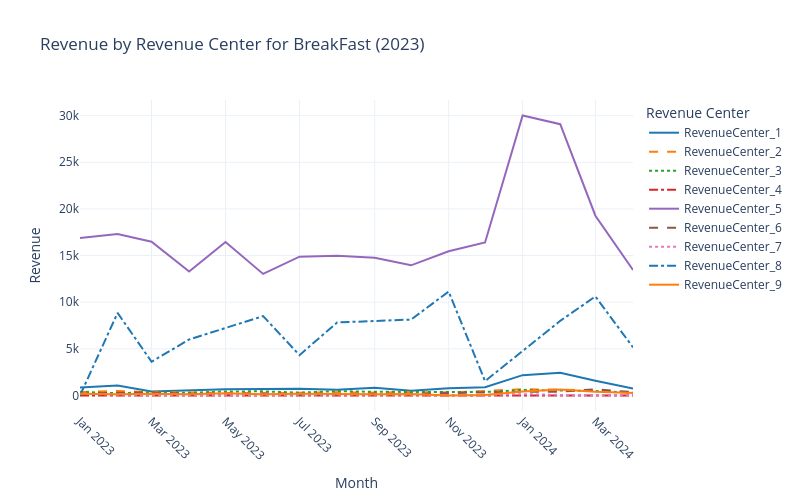
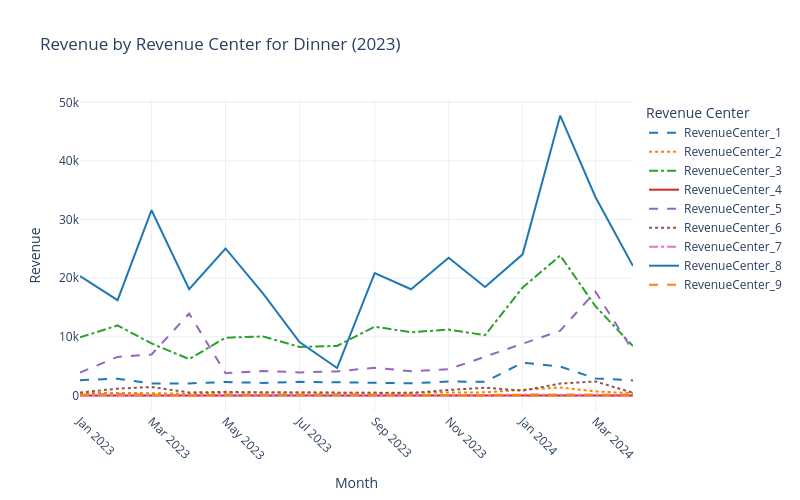
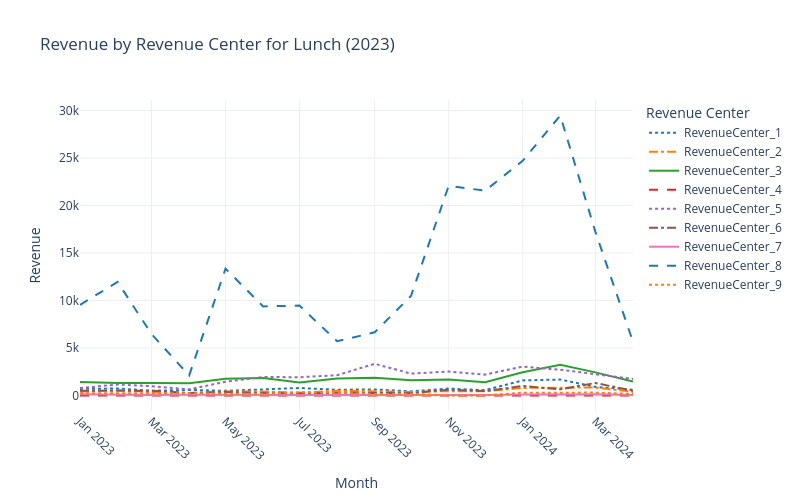

Here is the notebook cell these charts were saved with, in order:
### Code cell
import pandas as pd
import plotly.express as px
from itertools import cycle

# Define column names
column_names = ['Date', 'MealPeriod', 'RevenueCenter', 'Revenue']

# Read the CSV with 'Date' as index and parse dates
data = pd.read_csv("C:/Users/Raveesha/Downloads/transaction_summary.csv", header=None, names=column_names, parse_dates=['Date'], index_col=['Date'])

# Reset index to move 'Date' back into a column
data = data.reset_index()

# Create the 'Month' column as a string (convert Period to string)
data['Month'] = data['Date'].dt.to_period('M').astype(str)

# Group by Month, MealPeriod, and RevenueCenter
month_avg = data.groupby(['Month', 'MealPeriod', 'RevenueCenter'])['Revenue'].mean().reset_index()

# Round the 'Revenue' column to one decimal place
month_avg['Revenue'] = month_avg['Revenue'].round(1)

# Get unique meal periods
meal_periods = month_avg['MealPeriod'].unique()

# Define a color cycle and line style cycle for revenue centers
colors = cycle(['#1f77b4', '#ff7f0e', '#2ca02c', '#d62728', '#9467bd', '#8c564b', '#e377c2'])
color_map = {center: next(colors) for center in month_avg['RevenueCenter'].unique()}
line_styles = cycle(['solid', 'dash', 'dot', 'dashdot'])

# Create a separate plot for each meal period
for meal in meal_periods:
    # Filter data for the current meal period
    df_meal = month_avg[month_avg['MealPeriod'] == meal]
    
    # Create line plot
    fig = px.line(
        df_meal,
        x='Month',
        y='Revenue',
        color='RevenueCenter',
        color_discrete_map=color_map,
        title=f'Revenue by Revenue Center for {meal} (2023)'
    )
    
    # Update line styles to alternate (e.g., solid, dashed)
    for trace, style in zip(fig.data, line_styles):
        trace.line.dash = style
    
    # Update layout to match the style of the original plot
    fig.update_layout(
        xaxis_title='Month',
        yaxis_title='Revenue',
        legend_title='Revenue Center',
        width=800,
        height=500,
        template='plotly_white',
    )
    
    # Rotate x-axis labels for better readability
    fig.update_xaxes(tickangle=45)
    
    # Show the plot
    fig.show()

### Figure 1 — Plotly figure (JSON) as saved in the notebook; plotly's stock layout.template omitted (floating-point values rounded to 4 significant figures)
{"data": [{"hovertemplate": "RevenueCenter=RevenueCenter_1<br>Month=%{x}<br>Revenue=%{y}<extra></extra>", "legendgroup": "RevenueCenter_1", "line": {"color": "#1f77b4", "dash": "solid"}, "marker": {"symbol": "circle"}, "mode": "lines", "name": "RevenueCenter_1", "orientation": "v", "showlegend": true, "type": "scatter", "x": ["2023-01", "2023-02", "2023-03", "2023-04", "2023-05", "2023-06", "2023-07", "2023-08", "2023-09", "2023-10", "2023-11", "2023-12", "2024-01", "2024-02", "2024-03", "2024-04"], "xaxis": "x", "y": [839.7, 1059.0, 435.3, 581.0, 666.0, 692.2, 711.7, 619.9, 820.1, 510.3, 767.3, 886.1, 2174.0, 2429.0, 1574.0, 741.9], "yaxis": "y"}, {"hovertemplate": "RevenueCenter=RevenueCenter_2<br>Month=%{x}<br>Revenue=%{y}<extra></extra>", "legendgroup": "RevenueCenter_2", "line": {"color": "#ff7f0e", "dash": "dash"}, "marker": {"symbol": "circle"}, "mode": "lines", "name": "RevenueCenter_2", "orientation": "v", "showlegend": true, "type": "scatter", "x": ["2023-01", "2023-02", "2023-03", "2023-04", "2023-05", "2023-06", "2023-07", "2023-08", "2023-09", "2023-10", "2023-11", "2023-12", "2024-01", "2024-02", "2024-03", "2024-04"], "xaxis": "x", "y": [354.6, 483.4, 381.0, 295.6, 272.1, 228.9, 280.6, 337.4, 301.9, 359.0, 322.4, 482.4, 661.6, 632.0, 539.1, 278.0], "yaxis": "y"}, {"hovertemplate": "RevenueCenter=RevenueCenter_3<br>Month=%{x}<br>Revenue=%{y}<extra></extra>", "legendgroup": "RevenueCenter_3", "line": {"color": "#2ca02c", "dash": "dot"}, "marker": {"symbol": "circle"}, "mode": "lines", "name": "RevenueCenter_3", "orientation": "v", "showlegend": true, "type": "scatter", "x": ["2023-01", "2023-02", "2023-03", "2023-04", "2023-05", "2023-06", "2023-07", "2023-08", "2023-09", "2023-10", "2023-11", "2023-12", "2024-01", "2024-02", "2024-03", "2024-04"], "xaxis": "x", "y": [390.5, 230.2, 347.7, 287.8, 429.7, 442.3, 296.5, 466.7, 386.8, 379.5, 431.7, 369.4, 582.1, 555.1, 479.0, 291.1], "yaxis": "y"}, {"hovertemplate": "RevenueCenter=RevenueCenter_4<br>Month=%{x}<br>Revenue=%{y}<extra></extra>", "legendgroup": "RevenueCenter_4", "line": {"color": "#d62728", "dash": "dashdot"}, "marker": {"symbol": "circle"}, "mode": "lines", "name": "RevenueCenter_4", "orientation": "v", "showlegend": true, "type": "scatter", "x": ["2023-01", "2023-02", "2023-03", "2023-04", "2023-05", "2023-06", "2023-07", "2023-08", "2023-09", "2023-10", "2023-11", "2023-12", "2024-01", "2024-02", "2024-03", "2024-04"], "xaxis": "x", "y": [0.0, 0.0, 0.0, 0.0, 0.0, 0.0, 0.0, 0.0, 0.0, 0.0, 0.0, 0.0, 0.0, 0.0, 0.0, 0.0], "yaxis": "y"}, {"hovertemplate": "RevenueCenter=RevenueCenter_5<br>Month=%{x}<br>Revenue=%{y}<extra></extra>", "legendgroup": "RevenueCenter_5", "line": {"color": "#9467bd", "dash": "solid"}, "marker": {"symbol": "circle"}, "mode": "lines", "name": "RevenueCenter_5", "orientation": "v", "showlegend": true, "type": "scatter", "x": ["2023-01", "2023-02", "2023-03", "2023-04", "2023-05", "2023-06", "2023-07", "2023-08", "2023-09", "2023-10", "2023-11", "2023-12", "2024-01", "2024-02", "2024-03", "2024-04"], "xaxis": "x", "y": [16880.0, 17310.0, 16480.0, 13290.0, 16460.0, 13030.0, 14880.0, 14970.0, 14770.0, 13950.0, 15470.0, 16400.0, 30010.0, 29080.0, 19270.0, 13450.0], "yaxis": "y"}, {"hovertemplate": "RevenueCenter=RevenueCenter_6<br>Month=%{x}<br>Revenue=%{y}<extra></extra>", "legendgroup": "RevenueCenter_6", "line": {"color": "#8c564b", "dash": "dash"}, "marker": {"symbol": "circle"}, "mode": "lines", "name": "RevenueCenter_6", "orientation": "v", "showlegend": true, "type": "scatter", "x": ["2023-01", "2023-02", "2023-03", "2023-04", "2023-05", "2023-06", "2023-07", "2023-08", "2023-09", "2023-10", "2023-11", "2023-12", "2024-01", "2024-02", "2024-03", "2024-04"], "xaxis": "x", "y": [161.0, 296.4, 319.7, 154.3, 185.0, 201.2, 83.6, 89.9, 182.6, 132.7, 254.8, 354.1, 394.8, 401.7, 660.9, 350.4], "yaxis": "y"}, {"hovertemplate": "RevenueCenter=RevenueCenter_7<br>Month=%{x}<br>Revenue=%{y}<extra></extra>", "legendgroup": "RevenueCenter_7", "line": {"color": "#e377c2", "dash": "dot"}, "marker": {"symbol": "circle"}, "mode": "lines", "name": "RevenueCenter_7", "orientation": "v", "showlegend": true, "type": "scatter", "x": ["2023-01", "2023-02", "2023-03", "2023-04", "2023-05", "2023-06", "2023-07", "2023-08", "2023-09", "2023-10", "2023-11", "2023-12", "2024-01", "2024-02", "2024-03", "2024-04"], "xaxis": "x", "y": [197.2, 74.5, 45.5, 54.3, 45.4, 56.2, 71.6, 46.2, 49.3, 76.2, 40.5, 51.2, 143.5, 54.2, 53.4, 32.0], "yaxis": "y"}, {"hovertemplate": "RevenueCenter=RevenueCenter_8<br>Month=%{x}<br>Revenue=%{y}<extra></extra>", "legendgroup": "RevenueCenter_8", "line": {"color": "#1f77b4", "dash": "dashdot"}, "marker": {"symbol": "circle"}, "mode": "lines", "name": "RevenueCenter_8", "orientation": "v", "showlegend": true, "type": "scatter", "x": ["2023-01", "2023-02", "2023-03", "2023-04", "2023-06", "2023-07", "2023-08", "2023-10", "2023-11", "2023-12", "2024-02", "2024-03", "2024-04"], "xaxis": "x", "y": [0.0, 8849.0, 3617.0, 6000.0, 8507.0, 4320.0, 7825.0, 8136.0, 11140.0, 1540.0, 8000.0, 10620.0, 5155.0], "yaxis": "y"}, {"hovertemplate": "RevenueCenter=RevenueCenter_9<br>Month=%{x}<br>Revenue=%{y}<extra></extra>", "legendgroup": "RevenueCenter_9", "line": {"color": "#ff7f0e", "dash": "solid"}, "marker": {"symbol": "circle"}, "mode": "lines", "name": "RevenueCenter_9", "orientation": "v", "showlegend": true, "type": "scatter", "x": ["2023-01", "2023-02", "2023-03", "2023-04", "2023-05", "2023-06", "2023-07", "2023-08", "2023-09", "2023-10", "2023-11", "2023-12", "2024-01", "2024-02", "2024-03", "2024-04"], "xaxis": "x", "y": [187.1, 115.7, 181.2, 131.2, 223.8, 133.7, 170.1, 125.0, 118.0, 153.1, 0.0, 41.7, 432.3, 643.3, 400.9, 257.2], "yaxis": "y"}], "layout": {"height": 500, "legend": {"title": {"text": "Revenue Center"}, "tracegroupgap": 0}, "title": {"text": "Revenue by Revenue Center for BreakFast (2023)"}, "width": 800, "xaxis": {"anchor": "y", "domain": [0, 1], "tickangle": 45, "title": {"text": "Month"}}, "yaxis": {"anchor": "x", "domain": [0, 1], "title": {"text": "Revenue"}}}}

### Figure 2 — Plotly figure (JSON) as saved in the notebook; plotly's stock layout.template omitted (floating-point values rounded to 4 significant figures)
{"data": [{"hovertemplate": "RevenueCenter=RevenueCenter_1<br>Month=%{x}<br>Revenue=%{y}<extra></extra>", "legendgroup": "RevenueCenter_1", "line": {"color": "#1f77b4", "dash": "dash"}, "marker": {"symbol": "circle"}, "mode": "lines", "name": "RevenueCenter_1", "orientation": "v", "showlegend": true, "type": "scatter", "x": ["2023-01", "2023-02", "2023-03", "2023-04", "2023-05", "2023-06", "2023-07", "2023-08", "2023-09", "2023-10", "2023-11", "2023-12", "2024-01", "2024-02", "2024-03", "2024-04"], "xaxis": "x", "y": [2601.0, 2859.0, 2050.0, 2057.0, 2286.0, 2142.0, 2323.0, 2220.0, 2099.0, 2079.0, 2362.0, 2352.0, 5584.0, 4933.0, 2910.0, 2570.0], "yaxis": "y"}, {"hovertemplate": "RevenueCenter=RevenueCenter_2<br>Month=%{x}<br>Revenue=%{y}<extra></extra>", "legendgroup": "RevenueCenter_2", "line": {"color": "#ff7f0e", "dash": "dot"}, "marker": {"symbol": "circle"}, "mode": "lines", "name": "RevenueCenter_2", "orientation": "v", "showlegend": true, "type": "scatter", "x": ["2023-01", "2023-02", "2023-03", "2023-04", "2023-05", "2023-06", "2023-07", "2023-08", "2023-09", "2023-10", "2023-11", "2023-12", "2024-01", "2024-02", "2024-03", "2024-04"], "xaxis": "x", "y": [413.6, 465.6, 394.8, 269.9, 482.8, 559.6, 482.4, 451.2, 466.4, 473.1, 528.7, 527.7, 966.1, 1371.0, 689.0, 387.5], "yaxis": "y"}, {"hovertemplate": "RevenueCenter=RevenueCenter_3<br>Month=%{x}<br>Revenue=%{y}<extra></extra>", "legendgroup": "RevenueCenter_3", "line": {"color": "#2ca02c", "dash": "dashdot"}, "marker": {"symbol": "circle"}, "mode": "lines", "name": "RevenueCenter_3", "orientation": "v", "showlegend": true, "type": "scatter", "x": ["2023-01", "2023-02", "2023-03", "2023-04", "2023-05", "2023-06", "2023-07", "2023-08", "2023-09", "2023-10", "2023-11", "2023-12", "2024-01", "2024-02", "2024-03", "2024-04"], "xaxis": "x", "y": [9904.0, 11940.0, 8870.0, 6201.0, 9848.0, 10060.0, 8275.0, 8451.0, 11730.0, 10780.0, 11230.0, 10290.0, 18400.0, 23870.0, 15220.0, 8415.0], "yaxis": "y"}, {"hovertemplate": "RevenueCenter=RevenueCenter_4<br>Month=%{x}<br>Revenue=%{y}<extra></extra>", "legendgroup": "RevenueCenter_4", "line": {"color": "#d62728", "dash": "solid"}, "marker": {"symbol": "circle"}, "mode": "lines", "name": "RevenueCenter_4", "orientation": "v", "showlegend": true, "type": "scatter", "x": ["2023-01", "2023-02", "2023-03", "2023-04", "2023-05", "2023-06", "2023-07", "2023-08", "2023-09", "2023-10", "2023-11", "2023-12", "2024-01", "2024-02", "2024-03", "2024-04"], "xaxis": "x", "y": [0.0, 0.0, 0.0, 0.0, 0.0, 0.0, 0.0, 0.0, 0.0, 0.0, 0.0, 0.0, 0.0, 0.0, 0.0, 0.0], "yaxis": "y"}, {"hovertemplate": "RevenueCenter=RevenueCenter_5<br>Month=%{x}<br>Revenue=%{y}<extra></extra>", "legendgroup": "RevenueCenter_5", "line": {"color": "#9467bd", "dash": "dash"}, "marker": {"symbol": "circle"}, "mode": "lines", "name": "RevenueCenter_5", "orientation": "v", "showlegend": true, "type": "scatter", "x": ["2023-01", "2023-02", "2023-03", "2023-04", "2023-05", "2023-06", "2023-07", "2023-08", "2023-09", "2023-10", "2023-11", "2023-12", "2024-01", "2024-02", "2024-03", "2024-04"], "xaxis": "x", "y": [3915.0, 6576.0, 6986.0, 13970.0, 3800.0, 4177.0, 3935.0, 4101.0, 4722.0, 4139.0, 4472.0, 6647.0, 8770.0, 11040.0, 17710.0, 7611.0], "yaxis": "y"}, {"hovertemplate": "RevenueCenter=RevenueCenter_6<br>Month=%{x}<br>Revenue=%{y}<extra></extra>", "legendgroup": "RevenueCenter_6", "line": {"color": "#8c564b", "dash": "dot"}, "marker": {"symbol": "circle"}, "mode": "lines", "name": "RevenueCenter_6", "orientation": "v", "showlegend": true, "type": "scatter", "x": ["2023-01", "2023-02", "2023-03", "2023-04", "2023-05", "2023-06", "2023-07", "2023-08", "2023-09", "2023-10", "2023-11", "2023-12", "2024-01", "2024-02", "2024-03", "2024-04"], "xaxis": "x", "y": [497.7, 1158.0, 1442.0, 510.5, 611.9, 498.3, 520.3, 473.1, 479.8, 403.6, 932.3, 1317.0, 827.9, 2027.0, 2394.0, 445.5], "yaxis": "y"}, {"hovertemplate": "RevenueCenter=RevenueCenter_7<br>Month=%{x}<br>Revenue=%{y}<extra></extra>", "legendgroup": "RevenueCenter_7", "line": {"color": "#e377c2", "dash": "dashdot"}, "marker": {"symbol": "circle"}, "mode": "lines", "name": "RevenueCenter_7", "orientation": "v", "showlegend": true, "type": "scatter", "x": ["2023-01", "2023-02", "2023-03", "2023-04", "2023-05", "2023-06", "2023-07", "2023-08", "2023-09", "2023-10", "2023-11", "2023-12", "2024-01", "2024-02", "2024-03", "2024-04"], "xaxis": "x", "y": [78.9, 74.0, 87.7, 48.3, 65.2, 63.9, 66.0, 63.4, 65.3, 37.0, 53.2, 87.4, 142.2, 141.5, 103.5, 137.3], "yaxis": "y"}, {"hovertemplate": "RevenueCenter=RevenueCenter_8<br>Month=%{x}<br>Revenue=%{y}<extra></extra>", "legendgroup": "RevenueCenter_8", "line": {"color": "#1f77b4", "dash": "solid"}, "marker": {"symbol": "circle"}, "mode": "lines", "name": "RevenueCenter_8", "orientation": "v", "showlegend": true, "type": "scatter", "x": ["2023-01", "2023-02", "2023-03", "2023-04", "2023-05", "2023-06", "2023-07", "2023-08", "2023-09", "2023-10", "2023-11", "2023-12", "2024-01", "2024-02", "2024-03", "2024-04"], "xaxis": "x", "y": [20360.0, 16250.0, 31590.0, 18140.0, 25070.0, 17370.0, 9097.0, 4675.0, 20870.0, 18120.0, 23480.0, 18500.0, 24070.0, 47740.0, 33850.0, 22080.0], "yaxis": "y"}, {"hovertemplate": "RevenueCenter=RevenueCenter_9<br>Month=%{x}<br>Revenue=%{y}<extra></extra>", "legendgroup": "RevenueCenter_9", "line": {"color": "#ff7f0e", "dash": "dash"}, "marker": {"symbol": "circle"}, "mode": "lines", "name": "RevenueCenter_9", "orientation": "v", "showlegend": true, "type": "scatter", "x": ["2023-01", "2023-02", "2023-03", "2023-04", "2023-05", "2023-06", "2023-07", "2023-08", "2023-09", "2023-10", "2023-11", "2023-12", "2024-01", "2024-02", "2024-03", "2024-04"], "xaxis": "x", "y": [131.1, 280.5, 128.5, 27.9, 148.6, 97.8, 152.5, 213.2, 145.5, 66.5, 110.0, 27.5, 95.0, 126.7, 125.6, 131.9], "yaxis": "y"}], "layout": {"height": 500, "legend": {"title": {"text": "Revenue Center"}, "tracegroupgap": 0}, "title": {"text": "Revenue by Revenue Center for Dinner (2023)"}, "width": 800, "xaxis": {"anchor": "y", "domain": [0, 1], "tickangle": 45, "title": {"text": "Month"}}, "yaxis": {"anchor": "x", "domain": [0, 1], "title": {"text": "Revenue"}}}}

### Figure 3 — Plotly figure (JSON) as saved in the notebook; plotly's stock layout.template omitted (floating-point values rounded to 4 significant figures)
{"data": [{"hovertemplate": "RevenueCenter=RevenueCenter_1<br>Month=%{x}<br>Revenue=%{y}<extra></extra>", "legendgroup": "RevenueCenter_1", "line": {"color": "#1f77b4", "dash": "dot"}, "marker": {"symbol": "circle"}, "mode": "lines", "name": "RevenueCenter_1", "orientation": "v", "showlegend": true, "type": "scatter", "x": ["2023-01", "2023-02", "2023-03", "2023-04", "2023-05", "2023-06", "2023-07", "2023-08", "2023-09", "2023-10", "2023-11", "2023-12", "2024-01", "2024-02", "2024-03", "2024-04"], "xaxis": "x", "y": [692.0, 727.5, 493.9, 583.4, 487.0, 641.1, 785.5, 599.1, 633.7, 426.6, 720.5, 551.3, 1586.0, 1674.0, 898.6, 607.0], "yaxis": "y"}, {"hovertemplate": "RevenueCenter=RevenueCenter_2<br>Month=%{x}<br>Revenue=%{y}<extra></extra>", "legendgroup": "RevenueCenter_2", "line": {"color": "#ff7f0e", "dash": "dashdot"}, "marker": {"symbol": "circle"}, "mode": "lines", "name": "RevenueCenter_2", "orientation": "v", "showlegend": true, "type": "scatter", "x": ["2023-01", "2023-02", "2023-03", "2023-04", "2023-05", "2023-06", "2023-07", "2023-08", "2023-09", "2023-10", "2023-11", "2023-12", "2024-01", "2024-02", "2024-03", "2024-04"], "xaxis": "x", "y": [400.8, 569.6, 346.7, 247.3, 427.5, 405.5, 285.1, 495.5, 433.2, 351.5, 454.1, 434.2, 793.7, 808.4, 835.1, 375.4], "yaxis": "y"}, {"hovertemplate": "RevenueCenter=RevenueCenter_3<br>Month=%{x}<br>Revenue=%{y}<extra></extra>", "legendgroup": "RevenueCenter_3", "line": {"color": "#2ca02c", "dash": "solid"}, "marker": {"symbol": "circle"}, "mode": "lines", "name": "RevenueCenter_3", "orientation": "v", "showlegend": true, "type": "scatter", "x": ["2023-01", "2023-02", "2023-03", "2023-04", "2023-05", "2023-06", "2023-07", "2023-08", "2023-09", "2023-10", "2023-11", "2023-12", "2024-01", "2024-02", "2024-03", "2024-04"], "xaxis": "x", "y": [1416.0, 1299.0, 1321.0, 1278.0, 1771.0, 1846.0, 1352.0, 1795.0, 1853.0, 1604.0, 1681.0, 1403.0, 2449.0, 3224.0, 2429.0, 1478.0], "yaxis": "y"}, {"hovertemplate": "RevenueCenter=RevenueCenter_4<br>Month=%{x}<br>Revenue=%{y}<extra></extra>", "legendgroup": "RevenueCenter_4", "line": {"color": "#d62728", "dash": "dash"}, "marker": {"symbol": "circle"}, "mode": "lines", "name": "RevenueCenter_4", "orientation": "v", "showlegend": true, "type": "scatter", "x": ["2023-01", "2023-02", "2023-03", "2023-04", "2023-05", "2023-06", "2023-07", "2023-08", "2023-09", "2023-10", "2023-11", "2023-12", "2024-01", "2024-02", "2024-03", "2024-04"], "xaxis": "x", "y": [0.0, 0.0, 0.0, 0.0, 0.0, 0.0, 0.0, 0.0, 0.0, 0.0, 0.0, 0.0, 0.0, 0.0, 0.0, 0.0], "yaxis": "y"}, {"hovertemplate": "RevenueCenter=RevenueCenter_5<br>Month=%{x}<br>Revenue=%{y}<extra></extra>", "legendgroup": "RevenueCenter_5", "line": {"color": "#9467bd", "dash": "dot"}, "marker": {"symbol": "circle"}, "mode": "lines", "name": "RevenueCenter_5", "orientation": "v", "showlegend": true, "type": "scatter", "x": ["2023-01", "2023-02", "2023-03", "2023-04", "2023-05", "2023-06", "2023-07", "2023-08", "2023-09", "2023-10", "2023-11", "2023-12", "2024-01", "2024-02", "2024-03", "2024-04"], "xaxis": "x", "y": [781.8, 1151.0, 977.2, 640.4, 1442.0, 1943.0, 1921.0, 2132.0, 3332.0, 2300.0, 2522.0, 2193.0, 3040.0, 2720.0, 2236.0, 1742.0], "yaxis": "y"}, {"hovertemplate": "RevenueCenter=RevenueCenter_6<br>Month=%{x}<br>Revenue=%{y}<extra></extra>", "legendgroup": "RevenueCenter_6", "line": {"color": "#8c564b", "dash": "dashdot"}, "marker": {"symbol": "circle"}, "mode": "lines", "name": "RevenueCenter_6", "orientation": "v", "showlegend": true, "type": "scatter", "x": ["2023-01", "2023-02", "2023-03", "2023-04", "2023-05", "2023-06", "2023-07", "2023-08", "2023-09", "2023-10", "2023-11", "2023-12", "2024-01", "2024-02", "2024-03", "2024-04"], "xaxis": "x", "y": [495.6, 482.5, 499.9, 253.2, 362.9, 250.0, 218.0, 283.0, 261.7, 243.1, 602.1, 460.0, 993.0, 650.3, 1313.0, 493.7], "yaxis": "y"}, {"hovertemplate": "RevenueCenter=RevenueCenter_7<br>Month=%{x}<br>Revenue=%{y}<extra></extra>", "legendgroup": "RevenueCenter_7", "line": {"color": "#e377c2", "dash": "solid"}, "marker": {"symbol": "circle"}, "mode": "lines", "name": "RevenueCenter_7", "orientation": "v", "showlegend": true, "type": "scatter", "x": ["2023-01", "2023-02", "2023-03", "2023-04", "2023-05", "2023-06", "2023-07", "2023-08", "2023-09", "2023-10", "2023-11", "2023-12", "2024-01", "2024-02", "2024-03", "2024-04"], "xaxis": "x", "y": [120.8, 39.1, 36.8, 60.9, 38.0, 36.2, 41.1, 47.8, 38.6, 38.7, 34.3, 42.6, 90.5, 98.4, 122.0, 39.7], "yaxis": "y"}, {"hovertemplate": "RevenueCenter=RevenueCenter_8<br>Month=%{x}<br>Revenue=%{y}<extra></extra>", "legendgroup": "RevenueCenter_8", "line": {"color": "#1f77b4", "dash": "dash"}, "marker": {"symbol": "circle"}, "mode": "lines", "name": "RevenueCenter_8", "orientation": "v", "showlegend": true, "type": "scatter", "x": ["2023-01", "2023-02", "2023-03", "2023-04", "2023-05", "2023-06", "2023-07", "2023-08", "2023-09", "2023-10", "2023-11", "2023-12", "2024-01", "2024-02", "2024-03", "2024-04"], "xaxis": "x", "y": [9544.0, 11950.0, 6461.0, 2096.0, 13350.0, 9375.0, 9460.0, 5706.0, 6650.0, 10490.0, 22080.0, 21560.0, 24700.0, 29480.0, 17230.0, 5649.0], "yaxis": "y"}, {"hovertemplate": "RevenueCenter=RevenueCenter_9<br>Month=%{x}<br>Revenue=%{y}<extra></extra>", "legendgroup": "RevenueCenter_9", "line": {"color": "#ff7f0e", "dash": "dot"}, "marker": {"symbol": "circle"}, "mode": "lines", "name": "RevenueCenter_9", "orientation": "v", "showlegend": true, "type": "scatter", "x": ["2023-01", "2023-02", "2023-03", "2023-04", "2023-05", "2023-06", "2023-07", "2023-08", "2023-09", "2023-10", "2023-11", "2023-12", "2024-01", "2024-02", "2024-03", "2024-04"], "xaxis": "x", "y": [242.5, 263.5, 250.9, 233.0, 191.9, 172.2, 332.5, 293.7, 163.5, 171.7, 0.0, 0.0, 291.5, 330.5, 298.7, 153.1], "yaxis": "y"}], "layout": {"height": 500, "legend": {"title": {"text": "Revenue Center"}, "tracegroupgap": 0}, "title": {"text": "Revenue by Revenue Center for Lunch (2023)"}, "width": 800, "xaxis": {"anchor": "y", "domain": [0, 1], "tickangle": 45, "title": {"text": "Month"}}, "yaxis": {"anchor": "x", "domain": [0, 1], "title": {"text": "Revenue"}}}}
